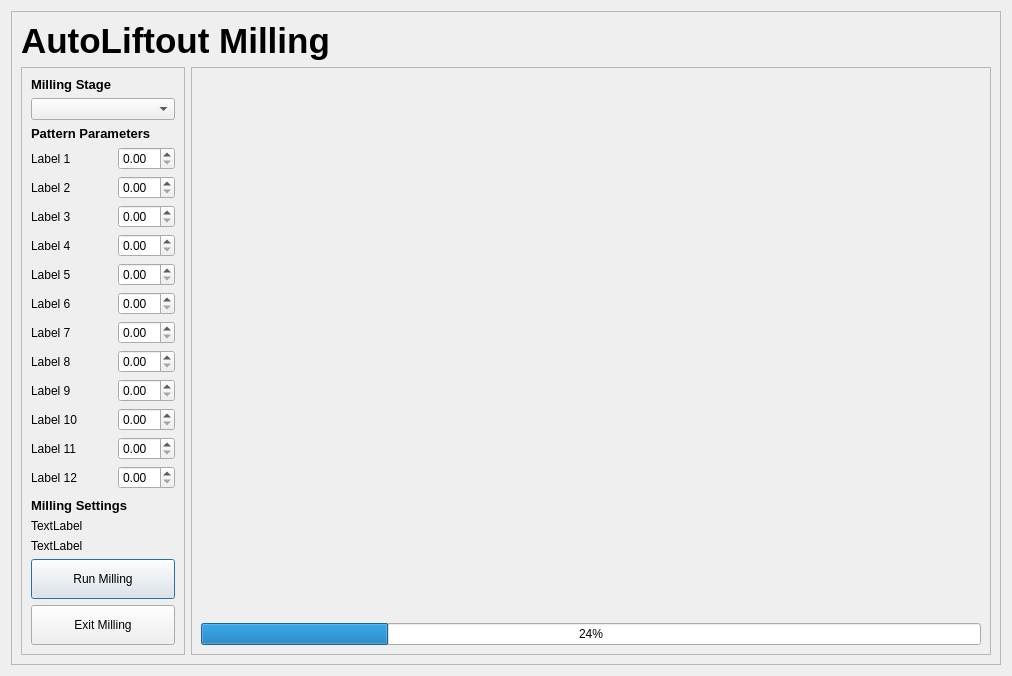
<?xml version="1.0" encoding="UTF-8"?>
<ui version="4.0">
 <class>Dialog</class>
 <widget class="QDialog" name="Dialog">
  <property name="geometry">
   <rect>
    <x>0</x>
    <y>0</y>
    <width>1012</width>
    <height>676</height>
   </rect>
  </property>
  <property name="windowTitle">
   <string>Dialog</string>
  </property>
  <layout class="QGridLayout" name="gridLayout">
   <item row="0" column="0">
    <widget class="QFrame" name="frame_main">
     <property name="frameShape">
      <enum>QFrame::StyledPanel</enum>
     </property>
     <property name="frameShadow">
      <enum>QFrame::Raised</enum>
     </property>
     <layout class="QGridLayout" name="gridLayout_2">
      <item row="1" column="1" rowspan="2">
       <widget class="QFrame" name="frame_image">
        <property name="maximumSize">
         <size>
          <width>1536</width>
          <height>1024</height>
         </size>
        </property>
        <property name="frameShape">
         <enum>QFrame::StyledPanel</enum>
        </property>
        <property name="frameShadow">
         <enum>QFrame::Raised</enum>
        </property>
        <layout class="QGridLayout" name="gridLayout_3">
         <item row="0" column="0">
          <widget class="QLabel" name="label_image">
           <property name="text">
            <string/>
           </property>
          </widget>
         </item>
         <item row="1" column="0">
          <widget class="QProgressBar" name="progressBar">
           <property name="value">
            <number>24</number>
           </property>
          </widget>
         </item>
        </layout>
       </widget>
      </item>
      <item row="1" column="0" rowspan="2">
       <widget class="QFrame" name="frame_parameters">
        <property name="maximumSize">
         <size>
          <width>200</width>
          <height>16777215</height>
         </size>
        </property>
        <property name="frameShape">
         <enum>QFrame::StyledPanel</enum>
        </property>
        <property name="frameShadow">
         <enum>QFrame::Raised</enum>
        </property>
        <layout class="QGridLayout" name="gridLayout_4">
         <property name="verticalSpacing">
          <number>6</number>
         </property>
         <item row="3" column="0" colspan="2">
          <widget class="QLabel" name="label_header">
           <property name="font">
            <font>
             <pointsize>10</pointsize>
             <weight>75</weight>
             <bold>true</bold>
            </font>
           </property>
           <property name="text">
            <string>Pattern Parameters</string>
           </property>
          </widget>
         </item>
         <item row="5" column="1">
          <widget class="QDoubleSpinBox" name="doubleSpinBox_02"/>
         </item>
         <item row="32" column="0" colspan="2">
          <widget class="QPushButton" name="pushButton_runMilling">
           <property name="minimumSize">
            <size>
             <width>0</width>
             <height>40</height>
            </size>
           </property>
           <property name="text">
            <string>Run Milling</string>
           </property>
          </widget>
         </item>
         <item row="12" column="1">
          <widget class="QDoubleSpinBox" name="doubleSpinBox_06"/>
         </item>
         <item row="30" column="0" colspan="2">
          <widget class="QLabel" name="label__milling_current">
           <property name="text">
            <string>TextLabel</string>
           </property>
          </widget>
         </item>
         <item row="31" column="0" colspan="2">
          <widget class="QLabel" name="label_estimated_time">
           <property name="text">
            <string>TextLabel</string>
           </property>
          </widget>
         </item>
         <item row="19" column="0">
          <widget class="QLabel" name="label_10">
           <property name="text">
            <string>Label 10</string>
           </property>
          </widget>
         </item>
         <item row="5" column="0">
          <widget class="QLabel" name="label_02">
           <property name="text">
            <string>Label 2</string>
           </property>
          </widget>
         </item>
         <item row="22" column="1">
          <widget class="QDoubleSpinBox" name="doubleSpinBox_12"/>
         </item>
         <item row="10" column="1">
          <widget class="QDoubleSpinBox" name="doubleSpinBox_05"/>
         </item>
         <item row="2" column="0" colspan="2">
          <widget class="QComboBox" name="comboBox_pattern_stage"/>
         </item>
         <item row="14" column="1">
          <widget class="QDoubleSpinBox" name="doubleSpinBox_07"/>
         </item>
         <item row="10" column="0">
          <widget class="QLabel" name="label_05">
           <property name="text">
            <string>Label 5</string>
           </property>
          </widget>
         </item>
         <item row="1" column="0">
          <widget class="QLabel" name="label_header_2">
           <property name="font">
            <font>
             <pointsize>10</pointsize>
             <weight>75</weight>
             <bold>true</bold>
            </font>
           </property>
           <property name="text">
            <string>Milling Stage</string>
           </property>
          </widget>
         </item>
         <item row="6" column="0">
          <widget class="QLabel" name="label_03">
           <property name="text">
            <string>Label 3</string>
           </property>
          </widget>
         </item>
         <item row="4" column="1">
          <widget class="QDoubleSpinBox" name="doubleSpinBox_01"/>
         </item>
         <item row="8" column="0">
          <widget class="QLabel" name="label_04">
           <property name="text">
            <string>Label 4</string>
           </property>
          </widget>
         </item>
         <item row="16" column="1">
          <widget class="QDoubleSpinBox" name="doubleSpinBox_08"/>
         </item>
         <item row="20" column="1">
          <widget class="QDoubleSpinBox" name="doubleSpinBox_11"/>
         </item>
         <item row="16" column="0">
          <widget class="QLabel" name="label_08">
           <property name="text">
            <string>Label 8</string>
           </property>
          </widget>
         </item>
         <item row="12" column="0">
          <widget class="QLabel" name="label_06">
           <property name="text">
            <string>Label 6</string>
           </property>
          </widget>
         </item>
         <item row="17" column="0">
          <widget class="QLabel" name="label_09">
           <property name="text">
            <string>Label 9</string>
           </property>
          </widget>
         </item>
         <item row="19" column="1">
          <widget class="QDoubleSpinBox" name="doubleSpinBox_10"/>
         </item>
         <item row="17" column="1">
          <widget class="QDoubleSpinBox" name="doubleSpinBox_09"/>
         </item>
         <item row="14" column="0">
          <widget class="QLabel" name="label_07">
           <property name="text">
            <string>Label 7</string>
           </property>
          </widget>
         </item>
         <item row="4" column="0">
          <widget class="QLabel" name="label_01">
           <property name="text">
            <string>Label 1</string>
           </property>
          </widget>
         </item>
         <item row="8" column="1">
          <widget class="QDoubleSpinBox" name="doubleSpinBox_04"/>
         </item>
         <item row="29" column="0" colspan="2">
          <widget class="QLabel" name="label_3">
           <property name="font">
            <font>
             <pointsize>10</pointsize>
             <weight>75</weight>
             <bold>true</bold>
            </font>
           </property>
           <property name="text">
            <string>Milling Settings</string>
           </property>
          </widget>
         </item>
         <item row="22" column="0">
          <widget class="QLabel" name="label_12">
           <property name="text">
            <string>Label 12</string>
           </property>
          </widget>
         </item>
         <item row="6" column="1">
          <widget class="QDoubleSpinBox" name="doubleSpinBox_03"/>
         </item>
         <item row="28" column="0" colspan="2">
          <spacer name="verticalSpacer">
           <property name="orientation">
            <enum>Qt::Vertical</enum>
           </property>
           <property name="sizeType">
            <enum>QSizePolicy::Expanding</enum>
           </property>
           <property name="sizeHint" stdset="0">
            <size>
             <width>20</width>
             <height>40</height>
            </size>
           </property>
          </spacer>
         </item>
         <item row="20" column="0">
          <widget class="QLabel" name="label_11">
           <property name="text">
            <string>Label 11</string>
           </property>
          </widget>
         </item>
         <item row="33" column="0" colspan="2">
          <widget class="QPushButton" name="pushButton_exitMilling">
           <property name="minimumSize">
            <size>
             <width>0</width>
             <height>40</height>
            </size>
           </property>
           <property name="text">
            <string>Exit Milling</string>
           </property>
          </widget>
         </item>
        </layout>
       </widget>
      </item>
      <item row="0" column="0" colspan="2">
       <widget class="QLabel" name="milling_title_label">
        <property name="maximumSize">
         <size>
          <width>16777215</width>
          <height>50</height>
         </size>
        </property>
        <property name="font">
         <font>
          <pointsize>26</pointsize>
          <weight>75</weight>
          <bold>true</bold>
         </font>
        </property>
        <property name="text">
         <string>AutoLiftout Milling</string>
        </property>
        <property name="textFormat">
         <enum>Qt::PlainText</enum>
        </property>
       </widget>
      </item>
     </layout>
    </widget>
   </item>
  </layout>
 </widget>
 <resources/>
 <connections/>
</ui>
